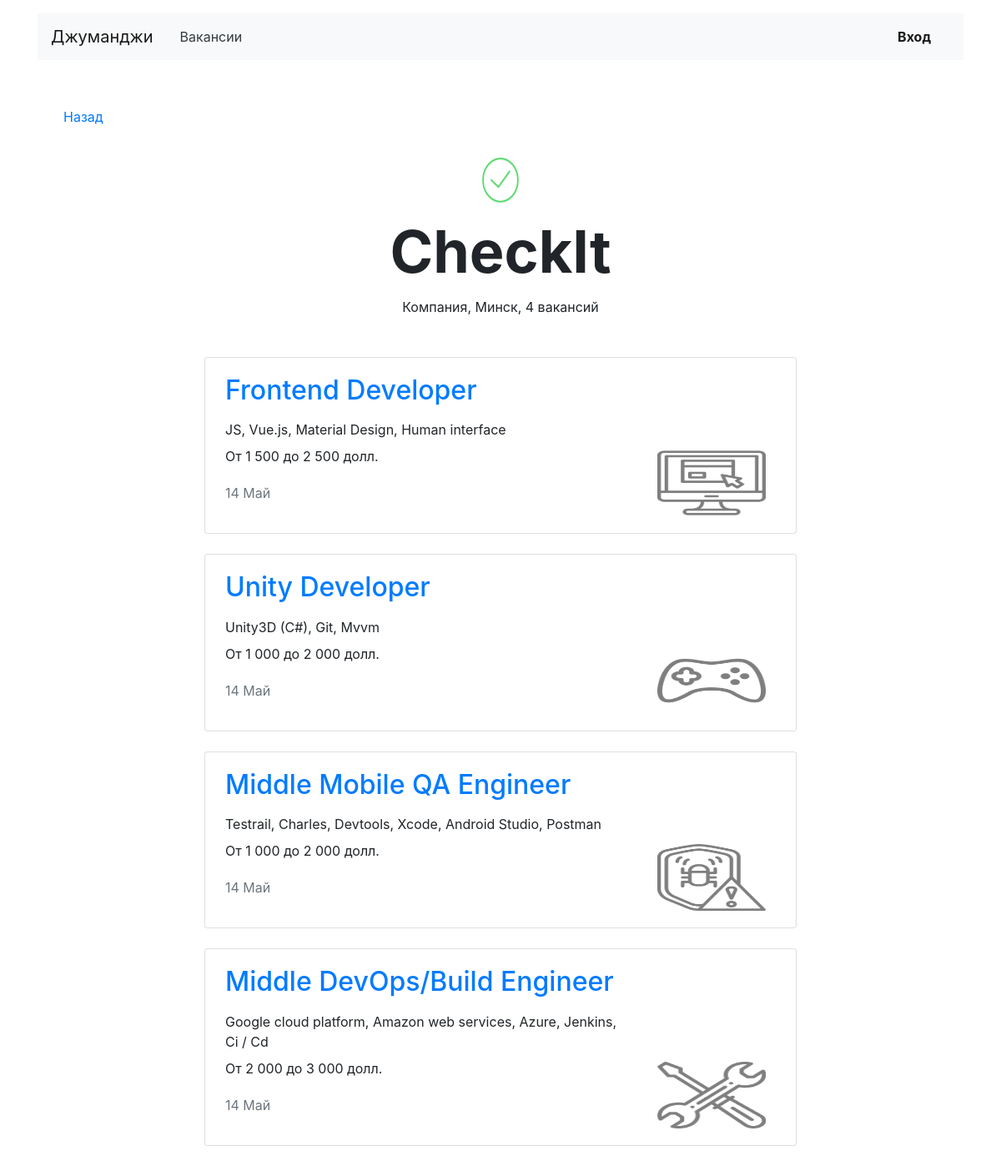
The app's page /companies/34/ with its own data.
### vacancies/models.py (models this page shows, shortened)
class Company(models.Model):
    name = models.CharField(max_length=64)
    location = models.CharField(max_length=64)
    logo = models.ImageField(upload_to='MEDIA_COMPANY_IMAGE_DIR')
    description = models.TextField(blank=True)
    employee_count = models.IntegerField()
    owner = models.OneToOneField(User, on_delete=models.PROTECT, related_name='companies', null=True)
    class Meta:
        verbose_name = 'Компания'
        verbose_name_plural = 'Компании'

class Vacancy(models.Model):
    title = models.CharField(max_length=64, verbose_name='Название вакансии')
    specialty = models.ForeignKey(Specialty, on_delete=models.PROTECT, related_name="vacancies",
                                  verbose_name='Специализация')
    company = models.ForeignKey(Company, on_delete=models.CASCADE, related_name="vacancies")
    skills = models.TextField(blank=True, verbose_name='Требуемые навыки')
    description = models.TextField(blank=True, verbose_name='Описание вакансии')
    salary_min = models.IntegerField(blank=True, verbose_name='Зарплата от')
    salary_max = models.IntegerField(blank=True, verbose_name='Зарплата до')
    published_at = models.DateTimeField(auto_now_add=True)
    def get_absolute_url(self):
        return reverse('vacancy', kwargs={'vacancy_id': self.pk})
    class Meta:
        verbose_name = 'Вакансия'
        verbose_name_plural = 'Вакансии'

class Specialty(models.Model):
    code = models.CharField(max_length=64)
    title = models.CharField(max_length=64)
    picture = models.ImageField(upload_to='MEDIA_SPECIALITY_IMAGE_DIR')
    class Meta:
        verbose_name = 'Специализация'
        verbose_name_plural = 'Специализации'

### vacancies/views.py (the view)
# urls.py: path('companies/<int:company_id>/', CompanyView.as_view(), name='company'),
class CompanyView(TemplateView):
    model = Company
    template_name = 'vacancies/company.html'
    def get_context_data(self, **kwargs):
        context = super().get_context_data()
        try:
            company = Company.objects.get(pk=self.kwargs['company_id'])
        except ObjectDoesNotExist:
            raise Http404("Компании с таким id не существует")
        vacancies_by_company = Vacancy.objects.filter(company=company.id)
        context['company'] = company
        context['vacancies'] = vacancies_by_company
        return context

### vacancies/templatetags/salary.py (called while the page is built)
@register.filter()
def salary(value):
    return '{:,}'.format(value).replace(',', ' ')

### vacancies/templates/vacancies/company.html
{% extends 'vacancies/base.html' %}
{% load static %}
{% load salary %}
{% block content %}
<main class="container mt-3">
    <div class="navbar mt-5">
        <p><a href="{% url 'home' %}">Назад</a></p>
    </div>
    <section>
        <div class="text-center">
            {% if company.logo %}
            <img src="{{ company.logo.url }}" width="130" height="80" alt="">
            {% endif %}
        </div>
        <h1 class="h1 text-center mx-auto mt-0 pt-1" style="font-size: 70px;"><strong>{{ company.name }}</strong></h1>
        <p class="text-center pt-1">Компания, {{ company.location }}, {{ company.vacancies.all.count }} вакансий</p>
        {% if company.vacancies.all.count == 0 %}
        <p class="text-center pt-1">У компании не найдено ни одной вакансии</p>
        {% else %}
        <div class="row mt-5">
            <div class="col-12 col-lg-8 offset-lg-2 m-auto">
                {% for vacancy in vacancies %}
                <div class="card mb-4">
                    <div class="card-body px-4">
                        <div class="row">
                            <div class="col-12 col-md-8 col-lg-9">
                                <h2 class="h2 pb-2"><a href="{{ vacancy.get_absolute_url }}">{{ vacancy.title }}</a>
                                </h2>
                                <p class="mb-2">{{ vacancy.skills }}</p>
                                <p>От {{ vacancy.salary_min|salary }} до {{ vacancy.salary_max|salary }} долл.</p>
                                <p class="text-muted pt-1">{{ vacancy.published_at|date:"d M" }}</p>
                            </div>
                            <div class="col-12 col-md-4 col-lg-3 d-flex align-items-end">
                                {% if vacancy.specialty.picture %}
                                <img src="{{ vacancy.specialty.picture.url }}" width="130" height="80" alt="">
                                {% endif %}
                            </div>
                        </div>
                    </div>
                </div>
                {% endfor %}
            </div>
        </div>
        {% endif %}
    </section>
</main>
{% endblock %}

### records on screen
Company: logo (picture), name "CheckIt", location "Минск", vacancies.all.count "4"
Vacancy: title "Frontend Developer", skills "JS, Vue.js, Material Design, Human interface", salary_min|salary "1 500", salary_max|salary "2 500", published_at "14 Май", specialty.picture (picture)
Vacancy: title "Unity Developer", skills "Unity3D (C#), Git, Mvvm", salary_min|salary "1 000", salary_max|salary "2 000", published_at "14 Май", specialty.picture (picture)
Vacancy: title "Middle Mobile QA Engineer", skills "Testrail, Charles, Devtools, Xcode, Android Studio, Postman", salary_min|salary "1 000", salary_max|salary "2 000", published_at "14 Май", specialty.picture (picture)
Vacancy: title "Middle DevOps/Build Engineer", skills "Google cloud platform, Amazon web services, Azure, Jenkins, Ci / Cd", salary_min|salary "2 000", salary_max|salary "3 000", published_at "14 Май", specialty.picture (picture)
